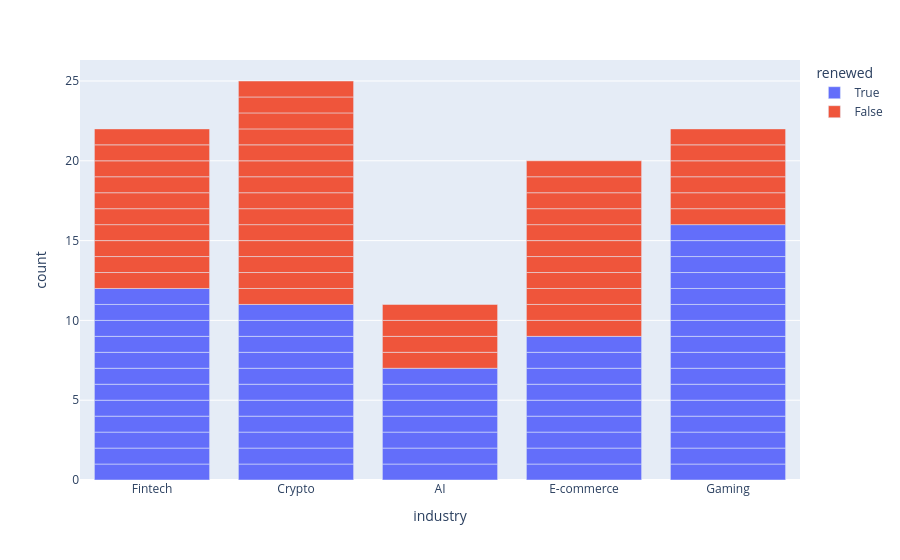

Here is the notebook cell this chart was saved with:
### Code cell
fig_comp_ind = px.bar(
    df_client_sub,
    x = "industry",
    color = "renewed"
)
fig_comp_ind.show()

### Figure 1 — Plotly figure (JSON) as saved in the notebook; plotly's stock layout.template omitted (floating-point values rounded to 4 significant figures)
{"data": [{"hovertemplate": "renewed=True<br>industry=%{x}<br>count=%{y}<extra></extra>", "legendgroup": "True", "marker": {"color": "#636efa", "pattern": {"shape": ""}}, "name": "True", "orientation": "v", "showlegend": true, "textposition": "auto", "type": "bar", "x": ["Fintech", "Fintech", "Crypto", "AI", "AI", "Crypto", "E-commerce", "AI", "Crypto", "Gaming", "E-commerce", "Crypto", "Gaming", "E-commerce", "Gaming", "Crypto", "Gaming", "Gaming", "AI", "Fintech", "E-commerce", "Crypto", "AI", "Gaming", "Crypto", "E-commerce", "Fintech", "Fintech", "Gaming", "Gaming", "Fintech", "Gaming", "AI", "Fintech", "Fintech", "Crypto", "Crypto", "AI", "Gaming", "Fintech", "Fintech", "E-commerce", "Gaming", "Gaming", "Crypto", "Crypto", "Fintech", "E-commerce", "Gaming", "Gaming", "Gaming", "Fintech", "E-commerce", "E-commerce", "Gaming"], "xaxis": "x", "y": [1, 1, 1, 1, 1, 1, 1, 1, 1, 1, 1, 1, 1, 1, 1, 1, 1, 1, 1, 1, 1, 1, 1, 1, 1, 1, 1, 1, 1, 1, 1, 1, 1, 1, 1, 1, 1, 1, 1, 1, 1, 1, 1, 1, 1, 1, 1, 1, 1, 1, 1, 1, 1, 1, 1], "yaxis": "y"}, {"hovertemplate": "renewed=False<br>industry=%{x}<br>count=%{y}<extra></extra>", "legendgroup": "False", "marker": {"color": "#EF553B", "pattern": {"shape": ""}}, "name": "False", "orientation": "v", "showlegend": true, "textposition": "auto", "type": "bar", "x": ["Fintech", "Crypto", "E-commerce", "Crypto", "AI", "Fintech", "Fintech", "Fintech", "E-commerce", "AI", "Crypto", "Crypto", "Fintech", "Crypto", "Fintech", "Gaming", "Crypto", "Fintech", "Crypto", "Crypto", "Gaming", "Crypto", "E-commerce", "E-commerce", "E-commerce", "E-commerce", "Fintech", "Crypto", "E-commerce", "Fintech", "Fintech", "AI", "E-commerce", "Crypto", "Gaming", "Gaming", "E-commerce", "Crypto", "E-commerce", "Crypto", "E-commerce", "Gaming", "Gaming", "Crypto", "AI"], "xaxis": "x", "y": [1, 1, 1, 1, 1, 1, 1, 1, 1, 1, 1, 1, 1, 1, 1, 1, 1, 1, 1, 1, 1, 1, 1, 1, 1, 1, 1, 1, 1, 1, 1, 1, 1, 1, 1, 1, 1, 1, 1, 1, 1, 1, 1, 1, 1], "yaxis": "y"}], "layout": {"barmode": "relative", "legend": {"title": {"text": "renewed"}, "tracegroupgap": 0}, "margin": {"t": 60}, "xaxis": {"anchor": "y", "domain": [0, 1], "title": {"text": "industry"}}, "yaxis": {"anchor": "x", "domain": [0, 1], "title": {"text": "count"}}}}
